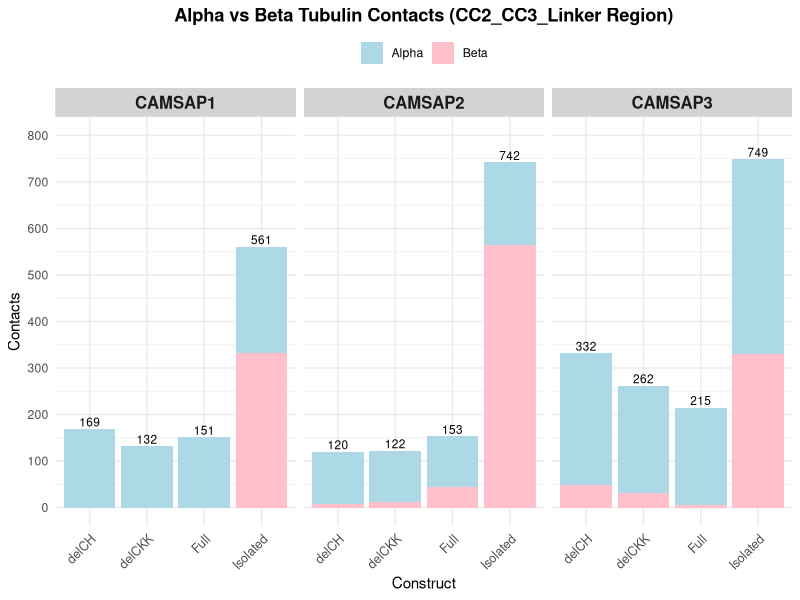
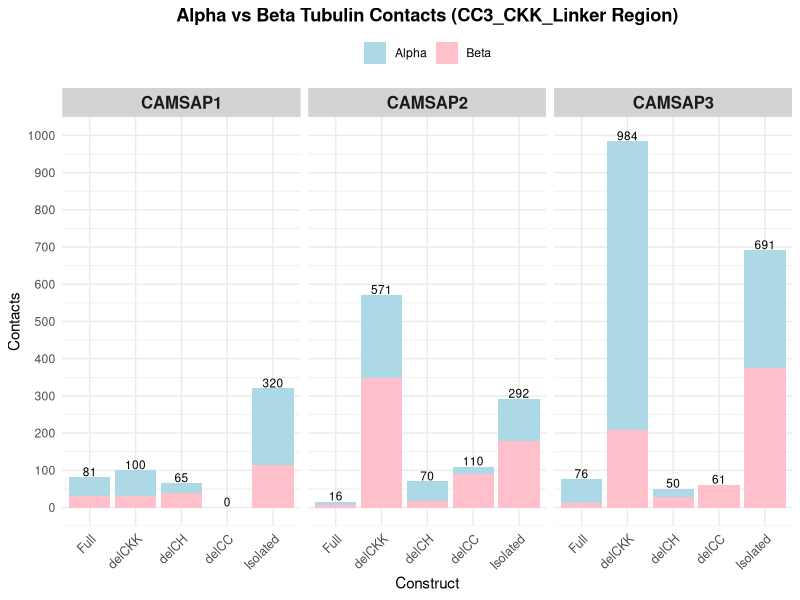
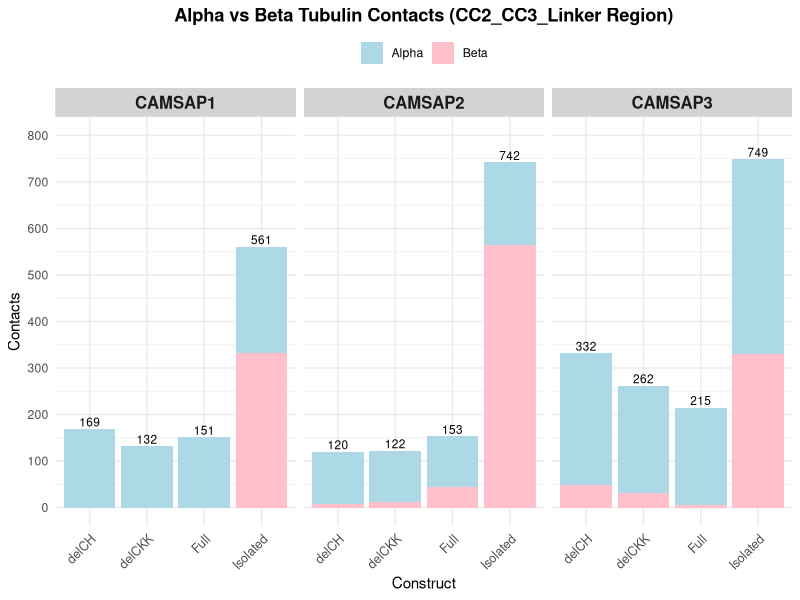
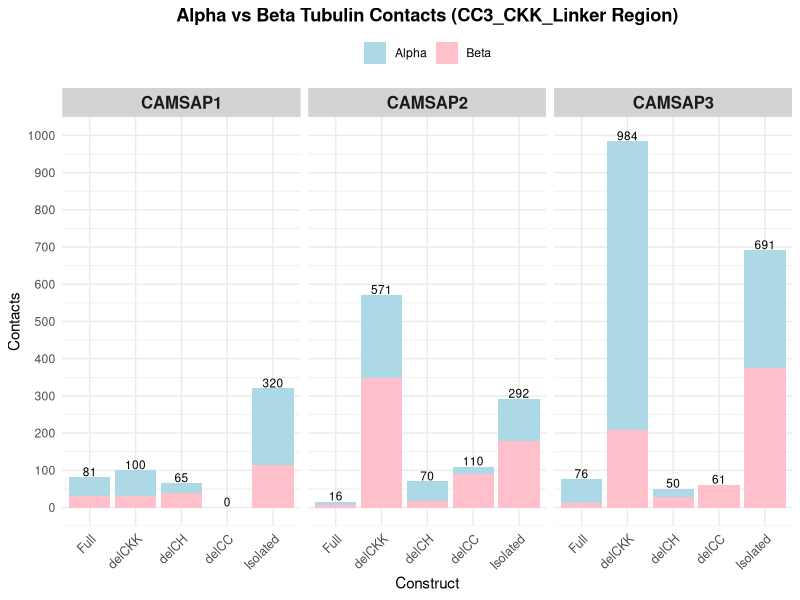

The R script that drew these images, in order:
library (ggplot2)
library (dplyr)
library (tidyr)

# MBD DATA

mbd_data <- data.frame(
  Paralog = c(rep("C1", 4), rep("C2", 4), rep("C3", 4)),
  Construct = c("Full", "delCKK", "delCH", "Isolated",
                "Full", "delCKK", "delCH", "Isolated",
                "Full", "delCKK", "delCH", "Isolated"),
  Length = c(242, 242, 242, 242,
             239, 239, 239, 239,
             166, 166, 166, 166),
  Contacts = c(151, 132, 169, 551,
               153, 122, 120, 742,
               215, 262, 332, 749),
  Alpha = c(151, 132, 169, 229,
            108, 111, 113, 178,
            210, 231, 283, 418),
  Beta = c(0, 0, 0, 332,
           45, 11, 7, 564,
           5, 31, 49, 331),
  Interface_Residues = c(20, 14, 17, 60,
                         19, 15, 13, 58,
                         30, 37, 38, 67)
)

# D2 DATA

d2_data <- data.frame(
  Paralog = c(rep("C1", 5), rep("C2", 5), rep("C3", 5)),
  Construct = c("Full", "delCKK", "delCH", "delCC", "Isolated",
                "Full", "delCKK", "delCH", "delCC", "Isolated",
                "Full", "delCKK", "delCH", "delCC", "Isolated"),
  Length = c(119, 119, 119, 119, 119,
             110, 110, 110, 110, 110,
             172, 172, 172, 172, 172),
  Contacts = c(81, 100, 65, 0, 350,
               16, 571, 70, 110, 292,
               76, 984, 50, 61, 691),
  Alpha = c(50, 68, 25, 0, 206,
            9, 224, 53, 19, 112,
            63, 775, 23, 0, 317),
  Beta = c(31, 32, 40, 0, 114,
           7, 347, 17, 91, 180,
           13, 209, 27, 61, 374),
  Interface_Residues = c(15, 14, 10, 0, 41,
                         3, 45, 13, 8, 40,
                         12, 36, 5, 14, 70)
)

# ALPHA / BETA CONTACTS IN MBD REGION

# Prepare data
mbd_data$Total <- mbd_data$Alpha + mbd_data$Beta

alpha_beta_data <- mbd_data %>%
  select(Paralog, Construct, Alpha, Beta) %>%
  pivot_longer(cols = c(Alpha, Beta), names_to = "Tubulin", values_to = "Contacts")

# Set stacking order (Alpha on bottom)
alpha_beta_data$Tubulin <- factor(alpha_beta_data$Tubulin,
                                  levels = c("Alpha", "Beta"))

alpha_beta_plot <- ggplot(alpha_beta_data, aes(x = Construct, y = Contacts, fill = Tubulin)) +
  
  # Bars
  geom_bar(stat = "identity", position = "stack") +
  
  # Total contacts label above each bar
  geom_text(data = mbd_data,
            aes(x = Construct, y = Total + 15, label = Total),
            inherit.aes = FALSE,
            size = 3,
            colour = "black",
            show.legend = FALSE) +
  
  facet_wrap(
    ~ Paralog,
    labeller = labeller(
      Paralog = c(
        "C1" = "CAMSAP1",
        "C2" = "CAMSAP2",
        "C3" = "CAMSAP3"
      )
    )
  ) +
  
  # y axis scale
  scale_y_continuous(
    limits = c(0, 800),
    breaks = seq(0, 800, 100)
  ) +
  
  labs(title = "Alpha vs Beta Tubulin Contacts (CC2_CC3_Linker Region)",
       x = "Construct", y = "Contacts", fill = "Tubulin") +
  
  theme_minimal() +
  theme(
    legend.title = element_blank(),
    axis.text.x = element_text(angle = 45, hjust = 1, size = 9),
    legend.position = "top",
    strip.background = element_rect(fill = "lightgrey", color = NA),
    strip.text = element_text(face = "bold", size = 12),
    plot.title = element_text(hjust = 0.5, face = "bold")
  ) +
  
  scale_fill_manual(values = c("Alpha" = "lightblue", "Beta" = "pink"))

print(alpha_beta_plot)
ggsave("Alpha_Beta_contacts.png", alpha_beta_plot, dpi = 300, width = 10, height = 6)


# ALPHA BETA CONSTRUCTS IN D2 REGION

# Alpha vs Beta for D2

# Prepare data
d2_data$Total <- d2_data$Alpha + d2_data$Beta
d2_data$Construct <- factor(d2_data$Construct,
                            levels = c("Full", "delCKK", "delCH", "delCC", "Isolated"))

alpha_beta_data <- d2_data %>%
  select(Paralog, Construct, Alpha, Beta) %>%
  pivot_longer(cols = c(Alpha, Beta), names_to = "Tubulin", values_to = "Contacts")

# Set stacking order (Alpha on bottom)
alpha_beta_data$Tubulin <- factor(alpha_beta_data$Tubulin,
                                  levels = c("Alpha", "Beta"))

alpha_beta_plot <- ggplot(alpha_beta_data, aes(x = Construct, y = Contacts, fill = Tubulin)) +
  
  # Bars
  geom_bar(stat = "identity", position = "stack") +
  
  # Total contacts label above each bar
  geom_text(data = d2_data,
            aes(x = Construct, y = Total + 15, label = Total),
            inherit.aes = FALSE,
            size = 3,
            colour = "black",
            show.legend = FALSE) +
  
  facet_wrap(
    ~ Paralog,
    labeller = labeller(
      Paralog = c(
        "C1" = "CAMSAP1",
        "C2" = "CAMSAP2",
        "C3" = "CAMSAP3"
      )
    )
  ) +
  
  # y axis scale
  scale_y_continuous(
    limits = c(0, 1000),
    breaks = seq(0, 1000, 100)
  ) +
  
  labs(title = "Alpha vs Beta Tubulin Contacts (CC3_CKK_Linker Region)",
       x = "Construct", y = "Contacts", fill = "Tubulin") +
  
  theme_minimal() +
  theme(
    legend.title = element_blank(),
    axis.text.x = element_text(angle = 45, hjust = 1, size = 9),
    legend.position = "top",
    strip.background = element_rect(fill = "lightgrey", color = NA),
    strip.text = element_text(face = "bold", size = 12),
    plot.title = element_text(hjust = 0.5, face = "bold")
  ) +
  
  scale_fill_manual(values = c("Alpha" = "lightblue", "Beta" = "pink"))

print(alpha_beta_plot)
ggsave("Alpha_Beta_D2_contacts.png", alpha_beta_plot, dpi = 300, width = 10, height = 6)
